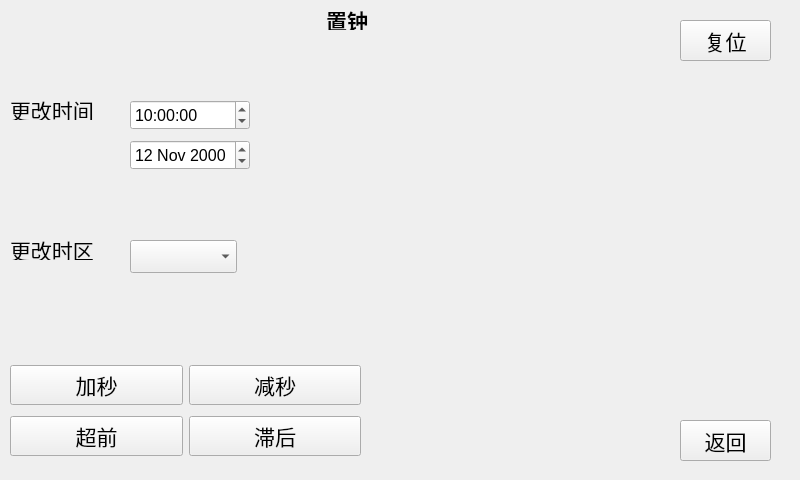
<?xml version="1.0" encoding="UTF-8"?>
<ui version="4.0">
 <class>setDate</class>
 <widget class="QWidget" name="setDate">
  <property name="geometry">
   <rect>
    <x>0</x>
    <y>0</y>
    <width>800</width>
    <height>480</height>
   </rect>
  </property>
  <property name="windowTitle">
   <string>Form</string>
  </property>
  <widget class="QLabel" name="label">
   <property name="geometry">
    <rect>
     <x>320</x>
     <y>10</y>
     <width>54</width>
     <height>20</height>
    </rect>
   </property>
   <property name="font">
    <font>
     <pointsize>16</pointsize>
     <weight>75</weight>
     <bold>true</bold>
    </font>
   </property>
   <property name="text">
    <string>置钟</string>
   </property>
   <property name="alignment">
    <set>Qt::AlignCenter</set>
   </property>
  </widget>
  <widget class="QLabel" name="label_2">
   <property name="geometry">
    <rect>
     <x>10</x>
     <y>100</y>
     <width>90</width>
     <height>20</height>
    </rect>
   </property>
   <property name="font">
    <font>
     <pointsize>16</pointsize>
    </font>
   </property>
   <property name="text">
    <string>更改时间</string>
   </property>
  </widget>
  <widget class="QLabel" name="label_3">
   <property name="geometry">
    <rect>
     <x>10</x>
     <y>240</y>
     <width>90</width>
     <height>20</height>
    </rect>
   </property>
   <property name="font">
    <font>
     <pointsize>16</pointsize>
    </font>
   </property>
   <property name="text">
    <string>更改时区</string>
   </property>
  </widget>
  <widget class="QComboBox" name="comboBox">
   <property name="geometry">
    <rect>
     <x>130</x>
     <y>240</y>
     <width>104</width>
     <height>27</height>
    </rect>
   </property>
   <property name="font">
    <font>
     <pointsize>16</pointsize>
    </font>
   </property>
   <property name="sizeAdjustPolicy">
    <enum>QComboBox::AdjustToContents</enum>
   </property>
  </widget>
  <widget class="QPushButton" name="pushButton_5">
   <property name="geometry">
    <rect>
     <x>680</x>
     <y>420</y>
     <width>91</width>
     <height>41</height>
    </rect>
   </property>
   <property name="font">
    <font>
     <pointsize>16</pointsize>
    </font>
   </property>
   <property name="text">
    <string>返回</string>
   </property>
  </widget>
  <widget class="QPushButton" name="pushButton_6">
   <property name="geometry">
    <rect>
     <x>680</x>
     <y>20</y>
     <width>91</width>
     <height>41</height>
    </rect>
   </property>
   <property name="font">
    <font>
     <pointsize>16</pointsize>
    </font>
   </property>
   <property name="text">
    <string>复位</string>
   </property>
  </widget>
  <widget class="QWidget" name="layoutWidget">
   <property name="geometry">
    <rect>
     <x>10</x>
     <y>360</y>
     <width>351</width>
     <height>101</height>
    </rect>
   </property>
   <layout class="QGridLayout" name="gridLayout">
    <item row="0" column="0">
     <widget class="QPushButton" name="pushButton">
      <property name="font">
       <font>
        <pointsize>16</pointsize>
       </font>
      </property>
      <property name="text">
       <string>加秒</string>
      </property>
     </widget>
    </item>
    <item row="0" column="1">
     <widget class="QPushButton" name="pushButton_2">
      <property name="font">
       <font>
        <pointsize>16</pointsize>
       </font>
      </property>
      <property name="text">
       <string>减秒</string>
      </property>
     </widget>
    </item>
    <item row="1" column="0">
     <widget class="QPushButton" name="pushButton_3">
      <property name="font">
       <font>
        <pointsize>16</pointsize>
       </font>
      </property>
      <property name="text">
       <string>超前</string>
      </property>
     </widget>
    </item>
    <item row="1" column="1">
     <widget class="QPushButton" name="pushButton_4">
      <property name="font">
       <font>
        <pointsize>16</pointsize>
       </font>
      </property>
      <property name="text">
       <string>滞后</string>
      </property>
     </widget>
    </item>
   </layout>
  </widget>
  <widget class="QTimeEdit" name="timeEdit">
   <property name="geometry">
    <rect>
     <x>130</x>
     <y>100</y>
     <width>120</width>
     <height>30</height>
    </rect>
   </property>
   <property name="font">
    <font>
     <pointsize>12</pointsize>
    </font>
   </property>
   <property name="dateTime">
    <datetime>
     <hour>10</hour>
     <minute>0</minute>
     <second>0</second>
     <year>2000</year>
     <month>1</month>
     <day>1</day>
    </datetime>
   </property>
   <property name="displayFormat">
    <string>H:mm:ss</string>
   </property>
  </widget>
  <widget class="QDateEdit" name="dateEdit">
   <property name="geometry">
    <rect>
     <x>130</x>
     <y>140</y>
     <width>120</width>
     <height>30</height>
    </rect>
   </property>
   <property name="font">
    <font>
     <pointsize>12</pointsize>
    </font>
   </property>
   <property name="dateTime">
    <datetime>
     <hour>0</hour>
     <minute>0</minute>
     <second>0</second>
     <year>2000</year>
     <month>11</month>
     <day>12</day>
    </datetime>
   </property>
  </widget>
 </widget>
 <resources/>
 <connections/>
</ui>
